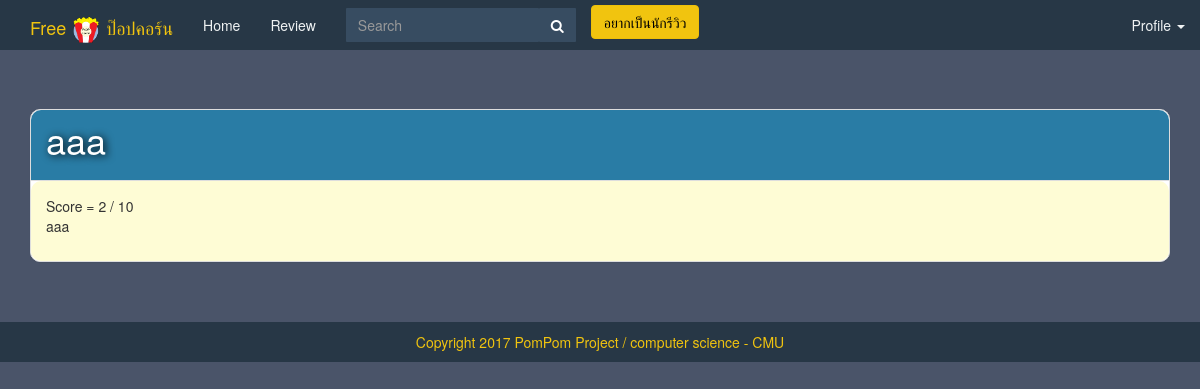
Page /review_movie/movie/11/review/11/ (signed in) on the committed database.
### review_movie/models.py (models this page shows, shortened)
class Review(models.Model):
    movie = models.ForeignKey(Movie, on_delete=models.CASCADE)
    topic = models.CharField(max_length=50)
    review = models.TextField(max_length=8000)
    rating = models.IntegerField(
        validators=[MaxValueValidator(10), MinValueValidator(0)])
    reviewer = models.ForeignKey(User, null=True)
    review_date = models.DateField(auto_now_add=True)

### review_movie/views.py (the view)
class ReviewView(DetailView):
    model = Review
    template_name = 'review_movie/review.html'
    pk_url_kwarg = 'review_pk'

### review_movie/templates/review_movie/review.html (shortened to what this page needs)
{% extends 'review_movie/base.html' %}
{% load static from staticfiles %}
{% block body %}
<br><br><br><div class="container">
    <div class="panel panel-default">
        <div class="panel-heading">
          <h1 style="float:left; color: white; text-shadow: 2px 1px 8px black">{{ review.topic }}</h1>
            <div class="clearfix"></div>
        </div>
        <div class="panel-body" style="background-color: #FEFCD5" >
                Score = {{ review.rating }} / 10
                <div class="media-body">
                <p>{{ review.review }}</p>
              </div>
               </div>
            </div>
        </div>
{% endblock %}

### review_movie/templates/review_movie/review.html (style rules this page uses)
h1 { margin-top: 0px; }
.panel { border-radius: 10px; }
.panel-body { border-radius: 10px !important; }
.panel-heading { background-color: #297ca5 !important; border-top-left-radius: 10px; border-top-right-radius: 10px; }

### rows in the picture
Review: topic "aaa", rating "2", review "aaa"
